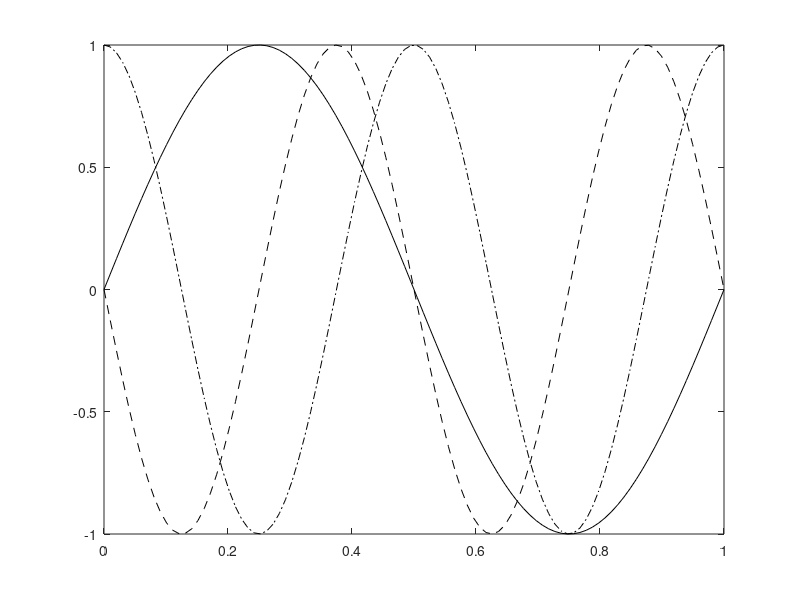

Here is the MATLAB script that generated this plot: (Note: this script raises an error after producing the figure.)
%// Initialise the size of the figure
t = linspace(0,1,100);
plot(t,sin(2*pi*t),'k-',t,-sin(4*pi*t),'k--',t,cos(4*pi*t),'k-.')

DG_SetFontName('Helvetica')
DG_SetFontSize(14)
DG_SetLabelFormat('Y','%6.2f')
title('bla')
xlabel('blix')
ylabel('bly')
DG_SetTraceWidth(1.5,'*')
DG_SetTraceWidth(1.0,'*')
DG_SetTraceTint(30,1)

%// Initialise the size of the figure to get a fixed size pdf
DG_Init4PDF(gcf);
%// Save the file under pdf formaat
DG_MakePDF('test', gcf);

%// Initialise the size of the figure
t = linspace(0,1,100);
subplot(321);plot(t,sin(2*pi*t),'k-',t,-sin(4*pi*t),'k--',t,cos(4*pi*t),'k-.')
subplot(322);plot(t,sin(3*pi*t),'k-',t,-sin(6*pi*t),'k--',t,cos(6*pi*t),'k-.')
subplot(323);plot(t,sin(4*pi*t),'k-',t,-sin(8*pi*t),'k--',t,cos(8*pi*t),'k-.')
subplot(324);plot(t,sin(5*pi*t),'k-',t,-sin(10*pi*t),'k--',t,cos(10*pi*t),'k-.')
subplot(325);plot(t,sin(4*pi*t),'k-',t,-sin(8*pi*t),'k--',t,cos(8*pi*t),'k-.')
subplot(326);plot(t,sin(5*pi*t),'k-',t,-sin(10*pi*t),'k--',t,cos(10*pi*t),'k-.')


subplot(321);
DG_SetFontSize(14,gcf,1)
DG_SetFontName('HelveticaLTStd-Roman',gcf,1)
title('Plot1');
ylabel('kak_2')
xlabel('pis^2')
DG_SetLabelFormat('Y','%6.2f',gcf,1)
DG_SetLineWidth(2,gcf,1)
DG_SetSymbol('xo+','*',gcf,1)
DG_SetSymbolSize([12,10,8],'*',gcf,1)
DG_SetTraceStyle({'-','--',':'},'*',gcf,1)
DG_SetTraceTint([90,70,50],'*',gcf,1)
DG_SetTraceWidth([4,3,2],'*',gcf,1)

subplot(322);
DG_SetFontSize(14,gcf,2)
DG_SetFontName('HelveticaLTStd-Roman',gcf,2)
title('Plot2');
ylabel('kak_2')
xlabel('pis^2')
DG_SetTraceColor({'blue','red','green'},'*',gcf,2)

subplot(323)
DG_SetFontSize(14,gcf,3)
DG_SetFontName('HelveticaLTStd-Roman',gcf,3)
title('Plot3');
ylabel('kak_2')
xlabel('pis^2')

subplot(324)
DG_SetFontSize(14,gcf,4)
DG_SetFontName('HelveticaLTStd-Roman',gcf,4)
title('Plot4');
ylabel('kak_2')
xlabel('pis^2')

subplot(325)
DG_SetFontSize(14,gcf,5)
DG_SetFontName('HelveticaLTStd-Roman',gcf,5)
title('Plot5');
ylabel('kak_2')
xlabel('pis^2')

subplot(326)
DG_SetFontSize(14,gcf,6)
DG_SetFontName('HelveticaLTStd-Roman',gcf,6)
title('Plot6');
ylabel('kak_2')
xlabel('pis^2')


DG_Init4PDF(gcf,5);

%// Save the file under pdf formaat
DG_MakePDF('test2', gcf);
